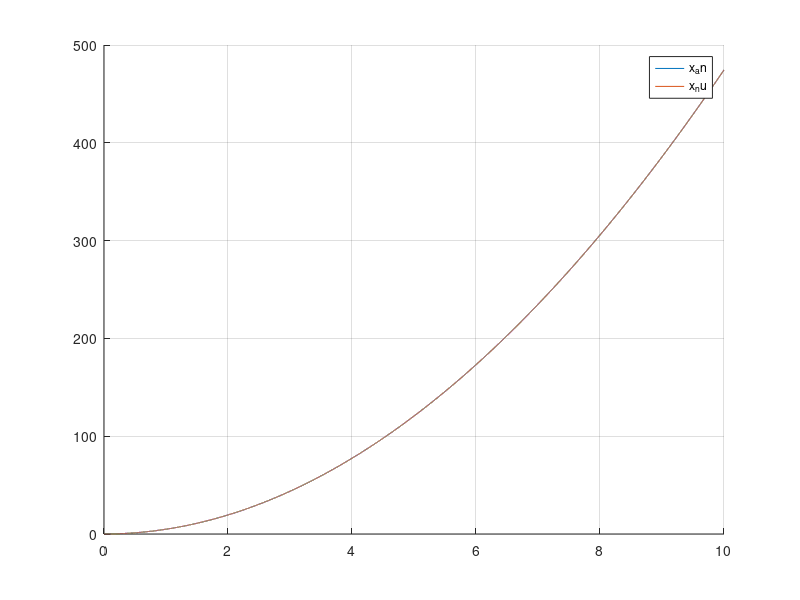

Reproduce this figure in MATLAB.
%%%%%%%%%
%Damping constants calculator
%x_an and x_nu are giving the same results

close all;

m = 1;      %mass (kg)
g = 9.81;   %gravity (ms^-2)
c = 0.01;   %damping coefficient

tSpan = [0:0.0005:10];

x_an = @(t) (m*g/c)*t+(g*(m^2)/(c^2))*exp((-c/m)*t)-(g*(m^2)/(c^2))

%x'' = g -(c/m)x'

x_dot = @(t,x) [x(2);g-(c/m)*x(2)];

IC = [0;0];

[t_nu,x_nu] = ode45(x_dot,tSpan,IC);

x_an(tSpan)
hold on;
plot(tSpan, x_nu(:,1))
plot(tSpan,x_an(tSpan))

grid on;
legend('x_an', 'x_nu');